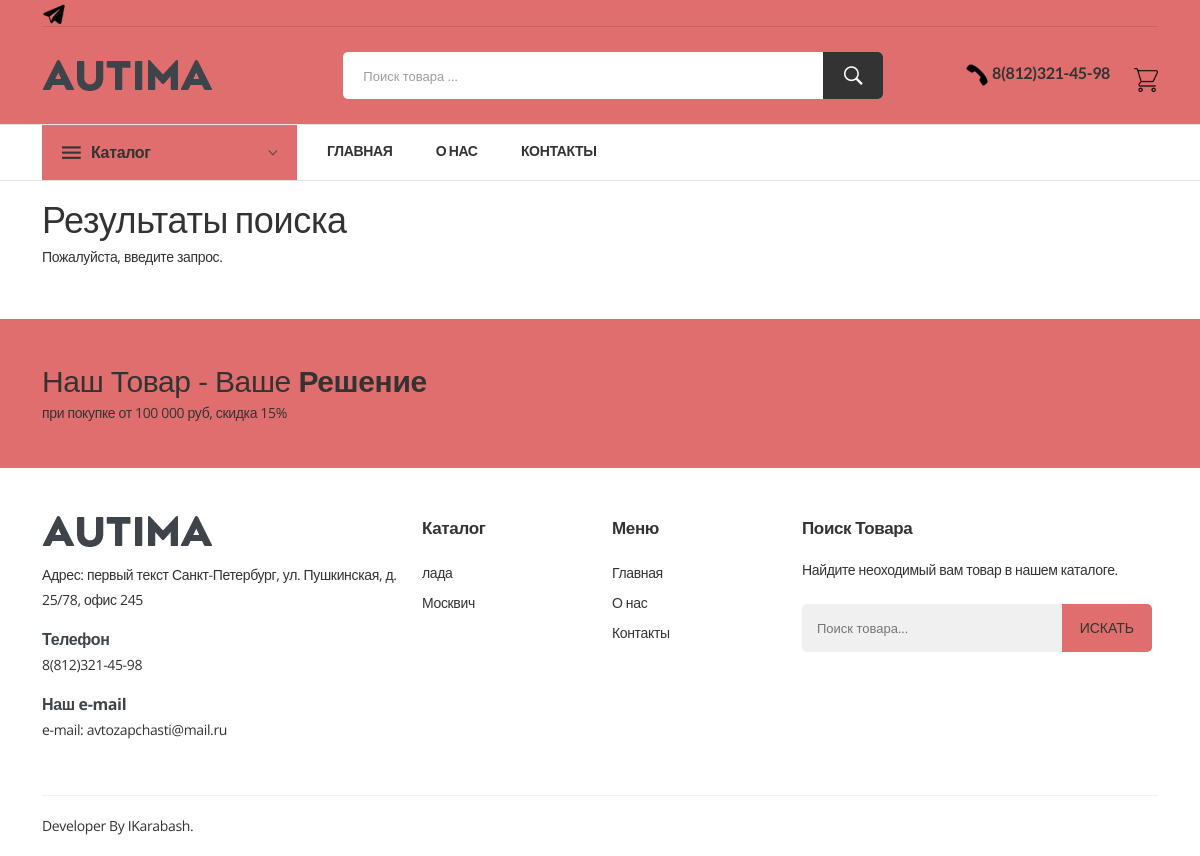
The app's page /search/ with its own data.
### kompany/models.py (models this page shows, shortened)
class Network(models.Model):
    title_ikons = models.CharField(max_length=500, verbose_name='иконка соцсети')
    network_image = models.ImageField(upload_to='network_image', blank=True, verbose_name='картинка соцсети')
    url_network = models.TextField(blank=True, verbose_name='ссылка')
    class Meta:
        verbose_name = 'социальные сети'
        verbose_name_plural = 'социальные сети'

class Contact(models.Model):
    title_contact = models.CharField(max_length=200, verbose_name='контакт')
    body_contact = models.TextField(blank=True, default='', verbose_name='текст контакта')
    adress_one_contact = models.TextField(blank=True, default='', verbose_name='адрес')
    tel = models.CharField(max_length=200, verbose_name='телефон')
    web = models.TextField(blank=True, default='', verbose_name='email')
    network_ikons = models.ManyToManyField(Network, blank=True, default='', verbose_name='иконки соцсетей')
    class Meta:
        verbose_name = 'контакт'
        verbose_name_plural = 'контакты'

class Brend(models.Model):
    title = models.CharField(max_length=200, db_index=True, verbose_name="брент")
    image = models.ImageField(upload_to='brends', blank=True, verbose_name='картинка бренда на главной стр')
    pod_brend = models.ManyToManyField(Pod_Brend, verbose_name='под бренд')
    class Meta:
        verbose_name = 'Бренд'
        verbose_name_plural = 'Бренд'
    def get_absolute_url(self):
        return reverse('pod_brand',
                        args=[self.id])

### kompany/views.py (the view)
# urls.py: path('search/', views.search_view, name='search'),
def search_view(request):
    query = request.GET.get('q')  # Получаем запрос из параметра 'q' в GET-запросе
    if query:
        products = Product.objects.filter(
            Q(name__icontains=query) | Q(description__icontains=query)
        )
    else:
        products = Product.objects.none()
    context = {
        'query': query,
        'products': products,
        **get_constanta(),
    }
    return render(request, 'kompany/search_results.html', context)

### cart/context_processors.py (called while the page is built)
def counter(request):
	item_count = 0
	if 'admin' in request.path:
		return {}
	else:
		try:
			cart = Cart.objects.filter(cart_id=_cart_id(request))
			cart_items = CartItem.objects.all().filter(cart=cart[:1])
			for cart_item in cart_items:
				item_count += cart_item.quantity
		except Cart.DoesNotExist:
			item_count = 0
	return dict(item_count=item_count)

### cart/views.py (called while the page is built)
def _cart_id(request):
    cart = request.session.session_key
    if not cart:
        cart = request.session.create()
    return cart

### kompany/utils.py (called while the page is built)
def get_constanta():
    contact = Contact.objects.all()
    brends = Brend.objects.all()
    upNetwork = Network.objects.all()
    return {
        'contact': contact,
        'brends': brends,
        'upNetwork': upNetwork,
        }

### kompany/templates/kompany/search_results.html
{% extends "index.html" %}
{% block content %}
<div class="product_details mt-20">
    <div class="container">
        <div class="row">
            <h2>Результаты поиска</h2>
            {% if query %}
                <p>Результаты для запроса: "{{ query }}"</p>
                {% if products %}
                    {% for product in products %}
                    {% if product.image %}
                    <div class="col-lg-6 col-md-6">
                        <div class="product-details-tab">
                            <div id="img-1" class="zoomWrapper single-zoom">
                                <a href="{{ prod.get_absolute_url }}">
                                    <img src="{{ product.image.url }}"  alt="big-1">
                                </a>
                            </div>
                        </div>
                    </div>
                    {% else %}
                    {% endif %}
                    <div class="col-lg-6 col-md-6">
                        <div class="product_d_right">
                            <a href="{{ prod.get_absolute_url }}">
                                <h1>{{ product.title }}</h1>
                            </a>
                        </div>
                    </div>
                    {% endfor %}
                {% else %}
                    <p>Ничего не найдено.</p>
                {% endif %}
                {% else %}
                    <p>Пожалуйста, введите запрос.</p>
                {% endif %}
        </div>
    </div>
</div>
{% endblock %}

### templates/include/header.html (shortened to what this page needs)
    <header class="header_area ">
        {% load humanize %}
        <div class="header_top">
            <div class="container">
                <div class="top_inner">
                    <div class="row align-items-center">
                        <div class="col-lg-6 col-md-6">
                            <div class="follow_us">
                                <ul class="follow_link">
                                    {% for network in upNetwork %}
                                    <li><a href="#"><img src="{{ network.network_image.url }}"> </a></li>
                                    {% endfor %}
                                </ul>
                            </div>
                        </div>
                    </div>
                </div>
            </div>
        </div>
        <div class="header_middle">
            <div class="container">
                <div class="row align-items-center">
                    <div class="col-lg-3 col-md-6">
                        <div class="logo">
                            <a href="{% url 'home_page' %}"><img src="/static/img/logo/logo.png" alt=""></a>
                        </div>
                    </div>
                    <div class="col-lg-9 col-md-6">
                        <div class="middel_right">
                            <div class="search-container">
                                 <form action="{% url 'search' %}" method="GET">
                                    <div class="search_box">
                                        <input placeholder="Поиск товара ..." type="text" name="q">
                                        <button type="submit"><i class="ion-ios-search-strong"></i></button>
                                    </div>
                                </form>
                            </div>
                            <div class="middel_right_info">
                                <div class="header_wishlist">
                                {% for contact in contact %}
                                            <h4><img src="/static/img/teltr.png" alt=""> {{contact.tel}}</h4>
                                            {% endfor %}
                                </div>
                                <div class="mini_cart_wrapper">
                                        {% if item_count > 0 %}
                                    <a href="{% url 'cart_detail' %}">
                                        <h4>
                                            <img src="/static/icons/cart_icon.png" alt="">
                                            <span class="cart_quantity">{{ item_count  }}</span>
                                        </h4>
                                    </a>
                                        {% else %}
                                        <a href="{% url 'cart_detail' %}">
                                            <img src="/static/icons/cart_icon.png" alt="">
                                        </a>
                                        {% endif %}
                                </div>
                            </div>
                        </div>
                    </div>
                </div>
            </div>
        </div>
        <div class="header_bottom bottom_two sticky-header">
            <div class="container">
                <div class="row align-items-center">
                    <div class="col-12">
                        <div class="header_bottom_container">
                            <div class="categories_menu">
                                <div class="categories_title">
                                    <h2 class="categori_toggle">Каталог</h2>
                                </div>
                            </div>
                            <div class="main_menu">
                                <nav>
                                    <ul>
                                        <li><a href="{% url 'home_page' %}">Главная</a>
                                        </li>
                                        <li><a href="{% url 'onas' %}">О Нас</a></li>
                                        <li><a href="{% url 'contact' %}"> контакты </a></li>
                                    </ul>
                                </nav>
                            </div>
                        </div>
                    </div>
                </div>
            </div>
        </div>
    </header>

### templates/include/footer.html (shortened to what this page needs)
    <section class="call_to_action">
        <div class="container">
            <div class="row">
                <div class="col-12">
                    <div class="call_action_inner">
                        <div class="call_text">
                            <h3>Наш товар - Ваше <span>Решение</span></h3>
                            <p>при покупке от 100 000 руб, скидка 15%</p>
                        </div>
                    </div>
                </div>
            </div>
        </div>
    </section>
<footer class="footer_widgets">
    <div class="container">
        <div class="footer_top">
            <div class="row">
                <div class="col-lg-4 col-md-6">
                    <div class="widgets_container contact_us">
                        {% for contact in contact %}
                        <div class="footer_logo">
                            <a href="#"><img src="assets/img/logo/logo.png" alt=""></a>
                        </div>
                        <div class="footer_contact">
                            <p> Адрес: {{ contact.body_contact|safe }} {{ contact.adress_one_contact }}</p>
                            <p><span>Телефон</span> {{ contact.tel }}</p>
                            <p><span>Наш e-mail</span>e-mail: <a href="tel:1-800-345-6789">{{ contact.web }}</a></p>
                        </div>
                        {% endfor %}
                    </div>
                </div>
                <div class="col-lg-2 col-md-6 col-sm-6">
                    <div class="widgets_container widget_menu">
                        <h3>Каталог</h3>
                        <div class="footer_menu">
                            <ul>
                                {% for brends in brends %}
                                    <li><a href="{{ brends.get_absolute_url }}">
                                        {{brends.title}}</a>
                                    </li>
                                {% endfor %}
                            </ul>
                        </div>
                    </div>
                </div>
                <div class="col-lg-2 col-md-6 col-sm-6">
                    <div class="widgets_container widget_menu">
                        <h3>Меню</h3>
                        <div class="footer_menu">
                            <ul>
                                <li><a href="{% url 'home_page' %}">Главная</a></li>
                                <li><a href="{% url 'onas' %}">О нас</a></li>
                                <li><a href="{% url 'contact' %}">Контакты</a></li>
                            </ul>
                        </div>
                    </div>
                </div>
                <div class="col-lg-4 col-md-6">
                    <div class="widgets_container">
                        <h3>Поиск товара</h3>
                        <p>Найдите неоходимый вам товар в нашем каталоге.</p>
                        <div class="subscribe_form">
                            <form action="{% url 'search' %}" method="GET" class="mc-form footer-newsletter">
                                <input id="mc-email" type="text" name="q" autocomplete="off" placeholder="Поиск товара..." />
                                <button id="mc-submit">Искать</button>
                            </form>
                        </div>
                    </div>
                </div>
            </div>
        </div>
        <div class="footer_bottom">
            <div class="row">
                <div class="col-lg-6 col-md-6">
                    <div class="copyright_area">
                        <p>Developer by  <a href="https://t.me/Flymeor">IKarabash</a>.</p>
                    </div>
                </div>
            </div>
        </div>
    </div>
</footer>

### records on screen
Network: network_image (picture)
Contact: tel "8(812)321-45-98", body_contact "первый текст", adress_one_contact "Санкт-Петербург, ул. Пушкинская, д. 25/78, офис 245", web "avtozapchasti@mail.ru"
Brend: title "лада"
Brend: title "Москвич"
